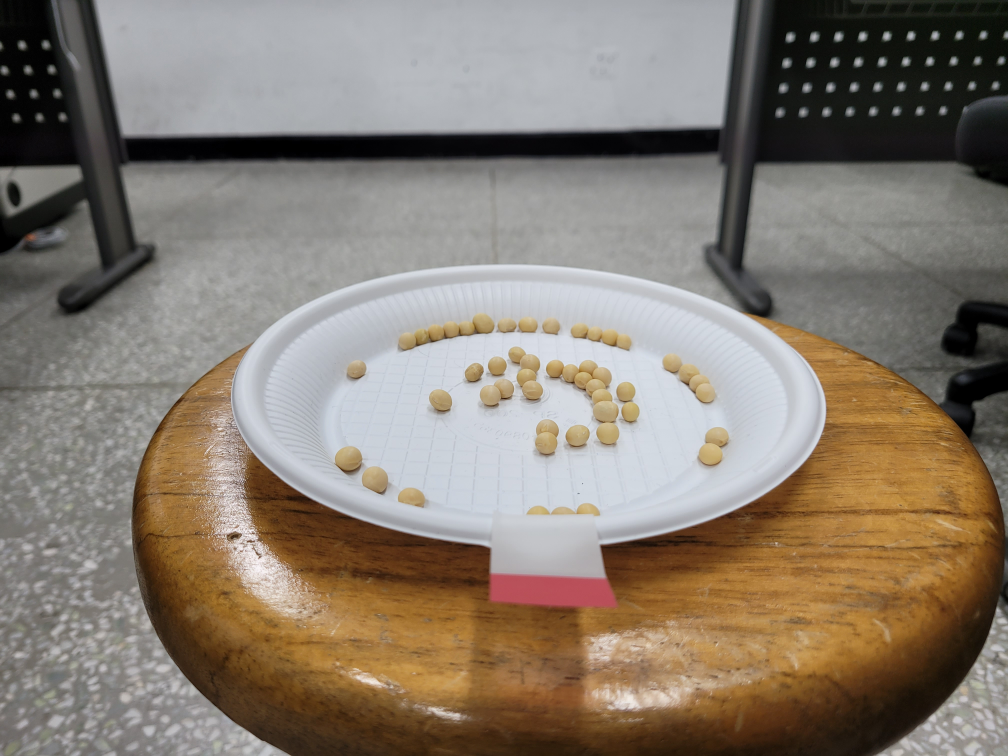
#> input picture Open/t03/1.jpg, 4032 x 3024 px, found by its file name (shown at 1/4 size)
$ python KimTY.py   (older library calls are emulated)
#> lines starting #> are read from the running program, lines starting #| are printed output that depends on the picture; after the words box and inside, x2 and y2 are one past the last pixel; in counts of white or black regions, pixels touching at a corner belong together
import cv2
from matplotlib import pyplot as plt
import numpy as np

original = cv2.imread('./Open/t03/1.jpg')
#> original is the input picture: shape (3024, 4032, 3); mean B, G, R 112.2, 124.3, 135.1
gray_im = cv2.cvtColor(original, cv2.COLOR_BGR2GRAY)
plt.subplot(221)
plt.title('Grayscale image')
plt.imshow(gray_im, cmap="gray", vmin=0, vmax=255)

# Contrast adjusting with gamma correction y = 1.2
# [21 lines left out: function fit_rotated_ellipse, not called in this run]


gray_correct = np.array(255 * (gray_im / 255) ** 3.5 , dtype='uint8')
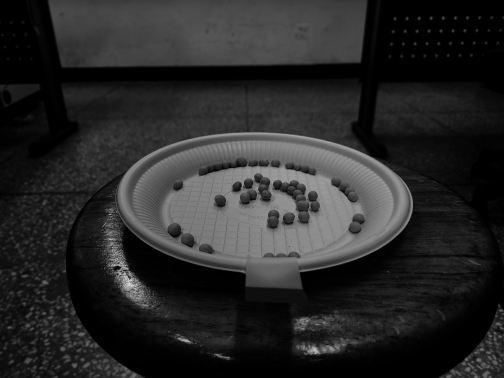
#> gray_correct: shape (3024, 4032) (shown at 1/8 size); min 0, max 255, mean 40.5
plt.subplot(222)
plt.title('Gamma Correction y= 1.2')
plt.imshow(gray_correct, cmap="gray", vmin=0, vmax=255)
# Contrast adjusting with histogramm equalization
gray_equ = cv2.equalizeHist(gray_im)
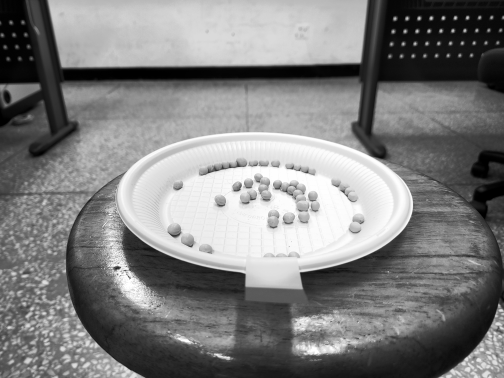
#> gray_equ: shape (3024, 4032) (shown at 1/8 size); min 0, max 255, mean 127.5
plt.subplot(223)
plt.title('Histogram equilization')
plt.imshow(gray_correct, cmap="gray", vmin=0, vmax=255)

thresh = cv2.adaptiveThreshold(gray_correct, 255, cv2.ADAPTIVE_THRESH_GAUSSIAN_C, cv2.THRESH_BINARY, 255, 19)
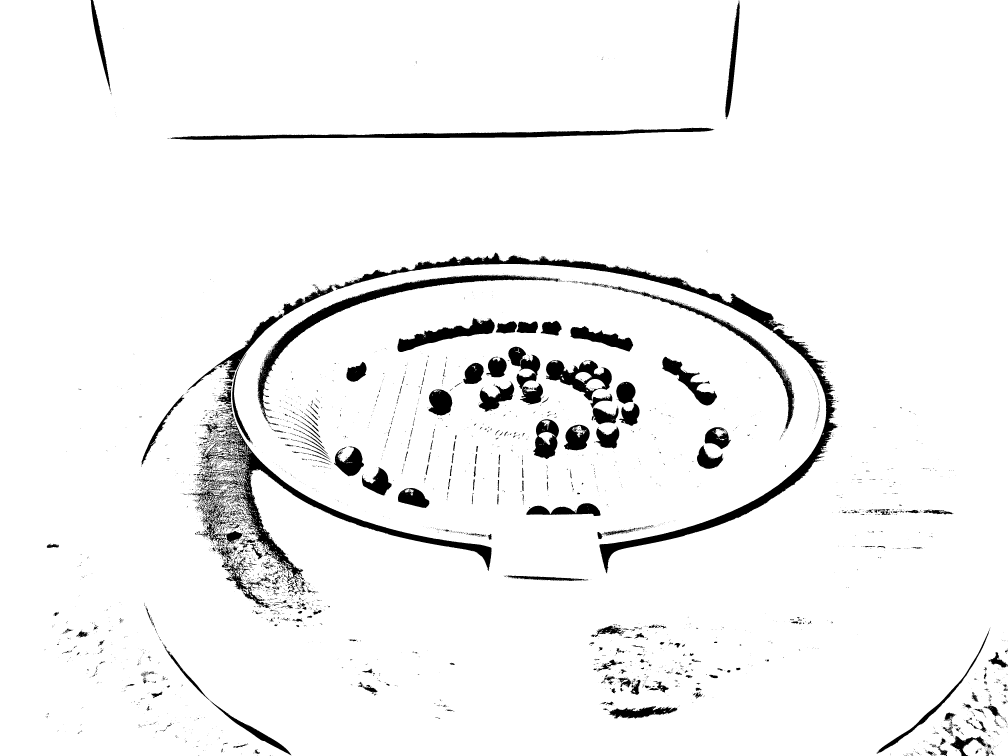
#> thresh: shape (3024, 4032) (shown at 1/4 size); 95.1% white; 5036 black regions (4431 under 20 px), largest, box (x1, y1, x2, y2) and area: (1331, 1011, 3352, 2293) 96509, (808, 1672, 1966, 2347) 56829, (1030, 1099, 2240, 1701) 41112

#thresh = cv2.bitwise_not(thresh)plt.subplot(221)
plt.title('Local adapatative Threshold')

plt.imshow(thresh, cmap="gray", vmin=0, vmax=255)
kernel = np.ones((11,11), np.uint8)
img_dilation = cv2.dilate(thresh, kernel, iterations=1)
#> img_dilation: shape (3024, 4032); 98.3% white; 185 black regions (78 under 20 px), largest, box (x1, y1, x2, y2) and area: (2404, 1687, 3336, 2269) 20105, (1106, 1108, 1990, 1399) 15608, (999, 1817, 1961, 2261) 13361
img_erode = cv2.erode(img_dilation,kernel, iterations=1)
#> img_erode: shape (3024, 4032); 96.6% white; 121 black regions, largest, box (x1, y1, x2, y2) and area: (2399, 1678, 3341, 2274) 35603, (1060, 1103, 1995, 1483) 30373, (749, 517, 2669, 559) 29778
# clean all noise after dilatation and erosion
img_erode = cv2.medianBlur(img_erode, 39)
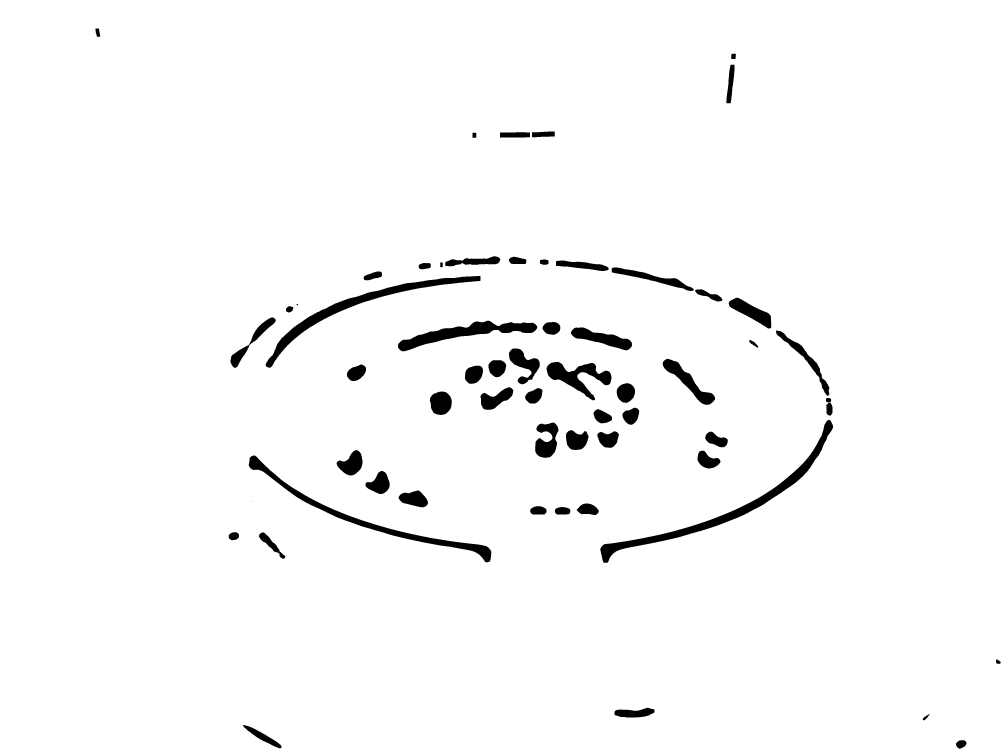
#> img_erode: shape (3024, 4032) (shown at 1/4 size); 97.4% white; 60 black regions (1 under 20 px), largest, box (x1, y1, x2, y2) and area: (2401, 1680, 3332, 2251) 35041, (1063, 1104, 1922, 1471) 28801, (995, 1822, 1965, 2249) 26572

plt.subplot(221)
plt.title('Dilatation + erosion')
plt.imshow(img_erode, cmap="gray", vmin=0, vmax=255)
ret, labels = cv2.connectedComponents(img_erode)
#> ret = 2
label_hue = np.uint8(179 * labels / np.max(labels))
blank_ch = 255 * np.ones_like(label_hue)
labeled_img = cv2.merge([label_hue, blank_ch, blank_ch])
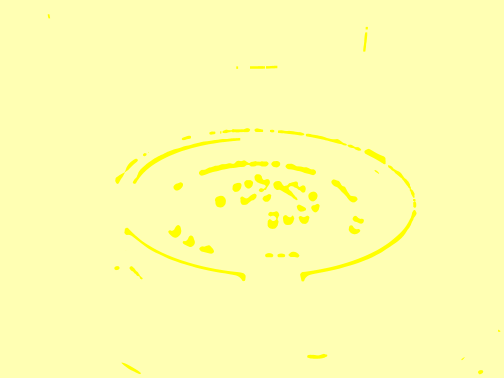
#> labeled_img: shape (3024, 4032, 3) (shown at 1/8 size); mean of channels 0, 1, 2 174.4, 255, 255; drawn as B, G, R
labeled_img = cv2.cvtColor(labeled_img, cv2.COLOR_HSV2BGR)
labeled_img[label_hue == 0] = 0
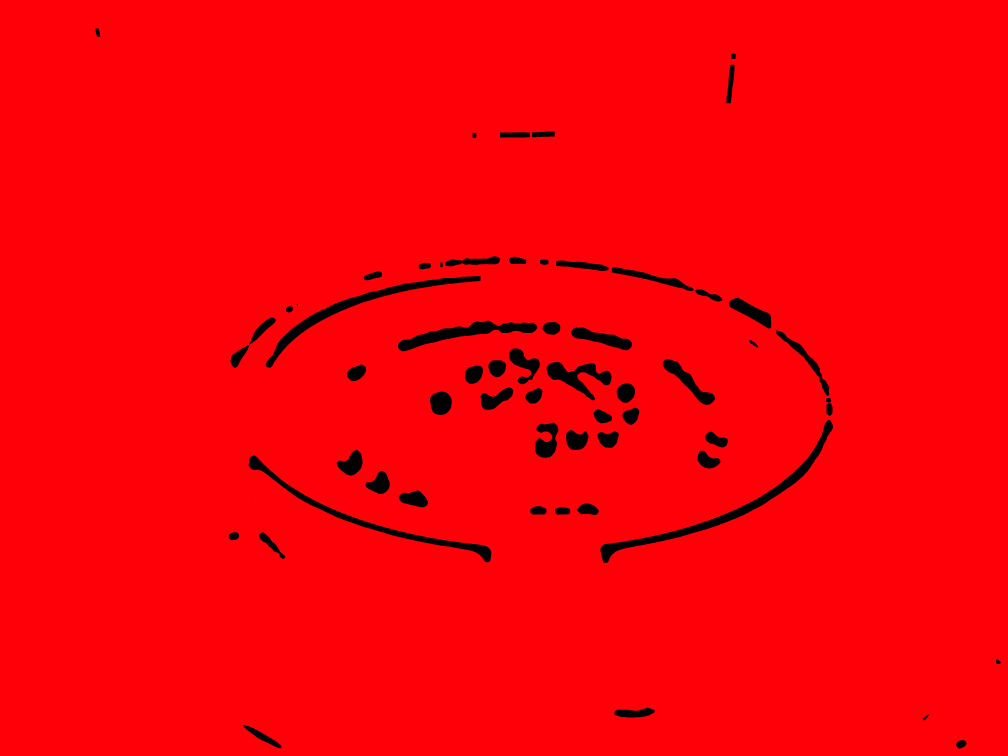
#> labeled_img: shape (3024, 4032, 3) (shown at 1/4 size); mean B, G, R 7.8, 0, 248.4

plt.subplot(222)
plt.title('Objects counted:'+ str(ret-1))
plt.imshow(labeled_img)
print('objects number is:', ret-1)
#| objects number is: 1


plt.show()

gray = cv2.cvtColor(thresh, cv2.COLOR_GRAY2RGB)
#> gray: shape (3024, 4032, 3); 95.1% white; 5036 black regions (4431 under 20 px)

gray = cv2.cvtColor(gray, cv2.COLOR_RGB2GRAY)


retv, th = cv2.threshold(gray, 0, 255, cv2.THRESH_BINARY + cv2.THRESH_OTSU)
#> retv = 0
_,contours,_ = cv2.findContours(th, cv2.RETR_EXTERNAL, cv2.CHAIN_APPROX_SIMPLE)
#> contours = 44 contours, 43 with area under 20; largest, box (x1, y1, x2, y2) and area: (0, 0, 4032, 3024) 12173690

for con in contours:
	approx = cv2.approxPolyDP(con, 0.01 * cv2.arcLength(con, True), True)
	area = cv2.contourArea(con)
	if (len(approx) > 10 and area > 30000):
		# cv2.drawContours(src,[con],0,color_list[2],2)
		cx, cy, w, h, theta = fit_rotated_ellipse(con.reshape(-1, 2))
		cv2.ellipse(original, (int(cx), int(cy)), (int(w), int(h)), theta * 180.0 / np.pi, 0.0, 360.0, (238, 0, 0), 2)
#> this loop made 44 passes
#> area on pass 44: 12173690.5

cv2.imwrite('out.jpg', original)

$ run again, with Open/t03/2.jpg copied over Open/t03/1.jpg
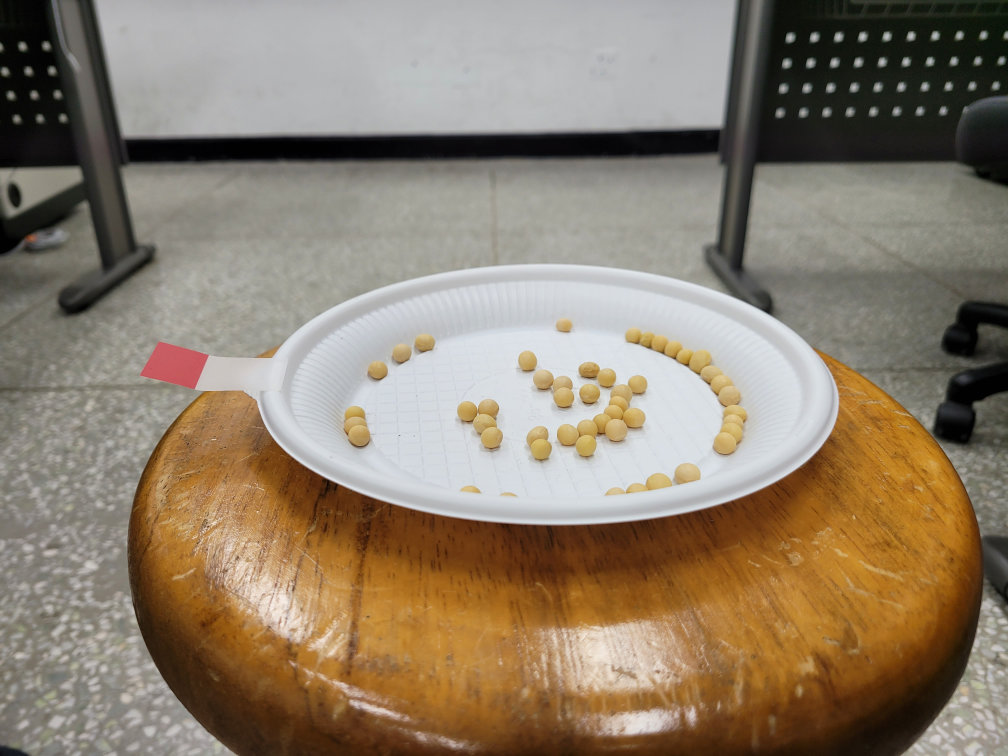
#> input picture Open/t03/2.jpg, 4032 x 3024 px, found by its file name (shown at 1/4 size)
#> original is the input picture: shape (3024, 4032, 3); mean B, G, R 108.5, 127, 141.5
#> `thresh = cv2.adaptiveThreshold(gray_correct, 255, cv2.ADAPTIVE_THRESH_..`:
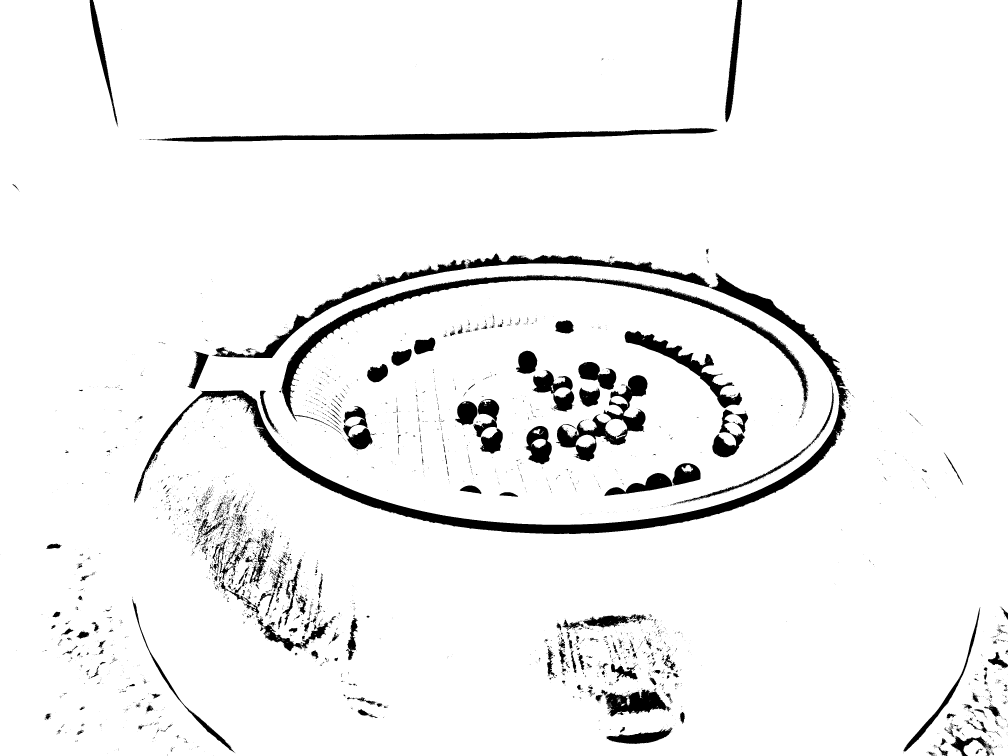
#> thresh: shape (3024, 4032) (shown at 1/4 size); 94.6% white; 5020 black regions (4438 under 20 px), largest, box (x1, y1, x2, y2) and area: (536, 1092, 3395, 2136) 137369, (1125, 1099, 3234, 1686) 65627, (848, 1013, 2840, 1432) 54457
#> img_dilation: shape (3024, 4032); 97.8% white; 229 black regions (98 under 20 px), largest, box (x1, y1, x2, y2) and area: (1050, 1722, 3341, 2131) 57073, (695, 518, 2849, 562) 20088, (1135, 1112, 2068, 1628) 19525
#> labels: shape (3024, 4032) int32; values 0 (black) and 1 (white), 96.6% white; 72 black regions (2 under 20 px), largest, box (x1, y1, x2, y2) and area: (841, 1562, 3378, 2136) 97396, (1130, 1112, 1966, 1606) 32113, (2867, 1114, 3366, 1539) 24789
#> ret = 2
#> `labeled_img[label_hue == 0] = 0`:
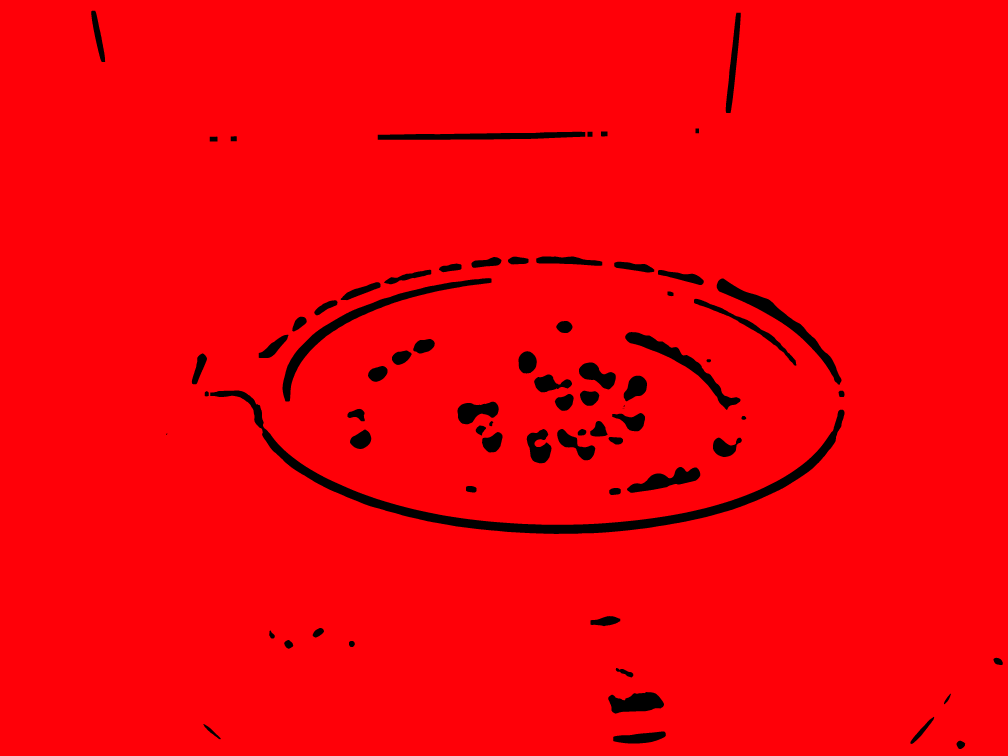
#> labeled_img: shape (3024, 4032, 3) (shown at 1/4 size); mean B, G, R 7.7, 0, 246.4
#| objects number is: 1
#> gray: shape (3024, 4032, 3); 94.6% white; 5020 black regions (4438 under 20 px)
#> retv = 0
#> contours = 87 contours, 86 with area under 20; largest, box (x1, y1, x2, y2) and area: (0, 0, 4032, 3024) 12156966
#> the loop `for con in contours:` made 87 passes
#> (approx, area) on passes 1 to 8: ([[3786, 3022], [3786, 3023]], 0), ([[3953, 3021], [3954, 3021]], 0), ([[3782, 3020], [3783, 3020]], 0), ([[3775, 3017], [3775, 3018]], 0), ([[3954, 3016], [3955, 3016]], 0), ([[3848, 3016]], 0), ([[3783, 3015], [3782, 3016], [3783, 3016]], 0.5), ([[3774, 3015]], 0)

$ run again, with Open/t03/3.jpg copied over Open/t03/1.jpg
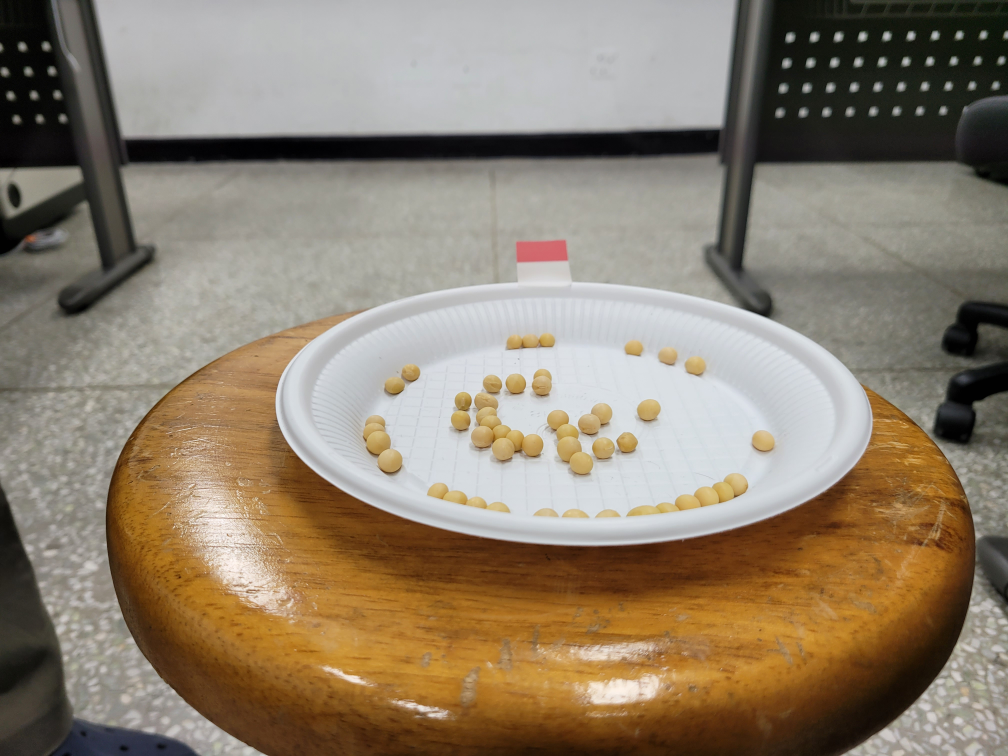
#> input picture Open/t03/3.jpg, 4032 x 3024 px, found by its file name (shown at 1/4 size)
#> original is the input picture: shape (3024, 4032, 3); mean B, G, R 110.1, 128.5, 142.1
#> `thresh = cv2.adaptiveThreshold(gray_correct, 255, cv2.ADAPTIVE_THRESH_..`:
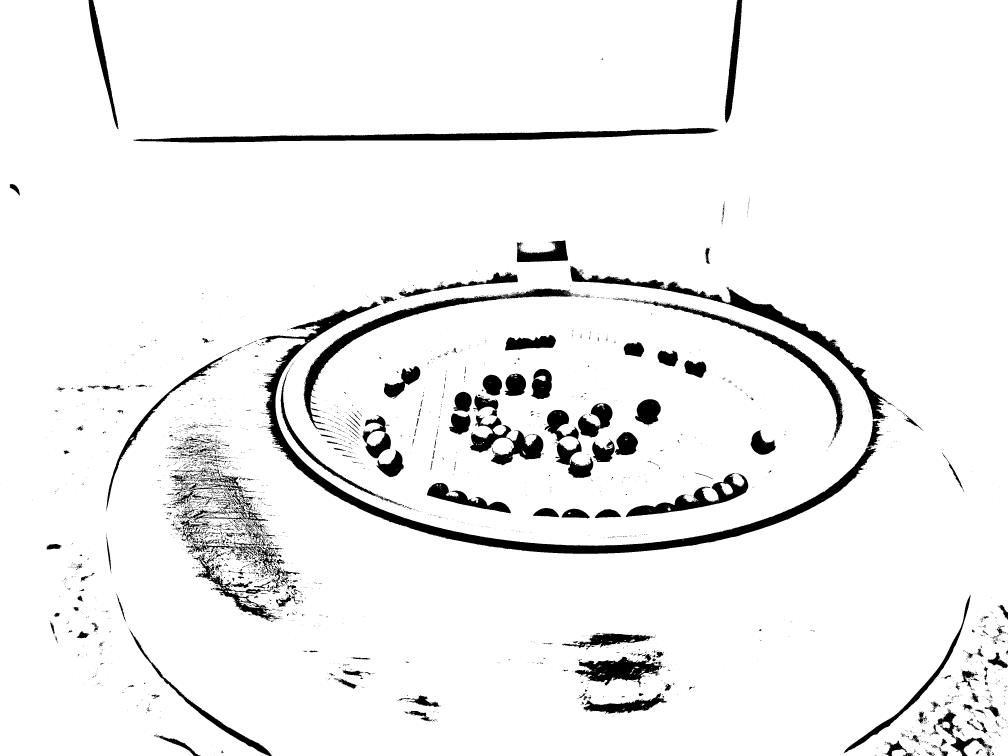
#> thresh: shape (3024, 4032) (shown at 1/4 size); 94.1% white; 5198 black regions (4578 under 20 px), largest, box (x1, y1, x2, y2) and area: (1035, 1204, 3505, 2215) 112830, (531, 511, 2873, 570) 51838, (2281, 1063, 3551, 1679) 45476
#> img_dilation: shape (3024, 4032); 97.7% white; 214 black regions (94 under 20 px), largest, box (x1, y1, x2, y2) and area: (1071, 1448, 3488, 2210) 56763, (655, 518, 2849, 565) 26922, (2923, 1166, 3528, 1670) 16876
#> labels: shape (3024, 4032) int32; values 0 (black) and 1 (white), 96.3% white; 67 black regions (3 under 20 px), largest, box (x1, y1, x2, y2) and area: (1070, 1381, 3485, 2215) 95572, (766, 520, 2601, 570) 43189, (2922, 1170, 3523, 1673) 27994
#> ret = 2
#> `labeled_img[label_hue == 0] = 0`:
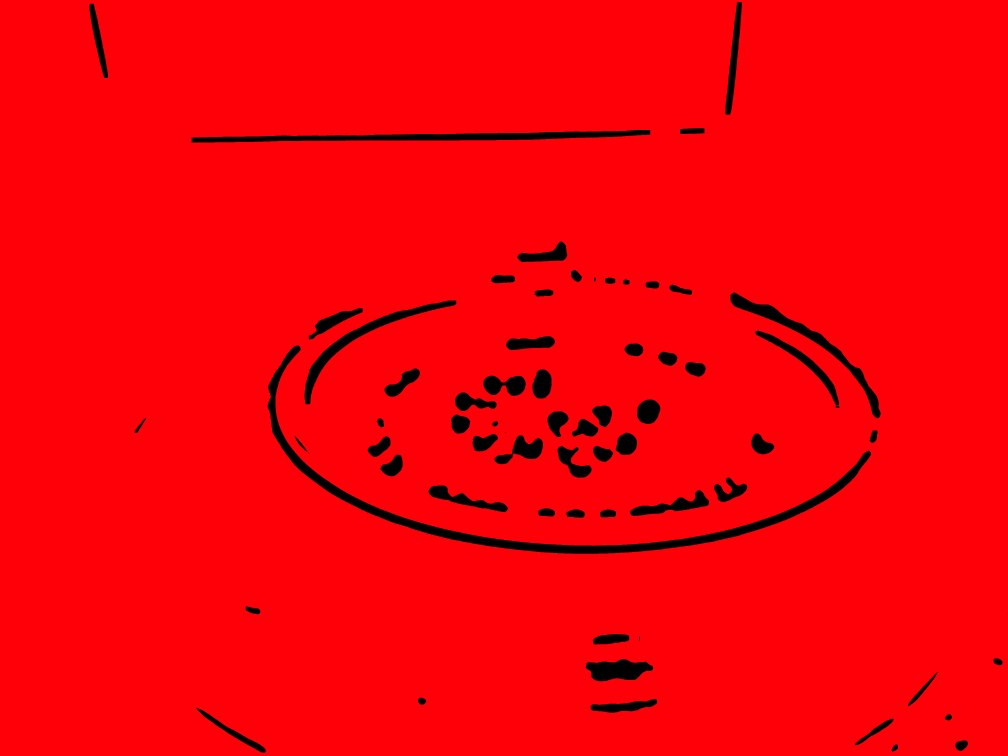
#> labeled_img: shape (3024, 4032, 3) (shown at 1/4 size); mean B, G, R 7.7, 0, 245.5
#| objects number is: 1
#> gray: shape (3024, 4032, 3); 94.1% white; 5198 black regions (4578 under 20 px)
#> retv = 0
#> contours = 102 contours, 101 with area under 20; largest, box (x1, y1, x2, y2) and area: (0, 0, 4032, 3024) 12136536
#> the loop `for con in contours:` made 102 passes
#> (area, cx, cy, w, h, theta) on pass 102: (12136536, 2063.4, 1801.7, 1650.2, 2402.1, -0.469)
